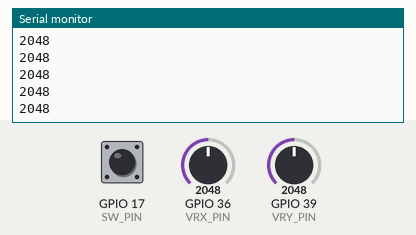
Bench run of a sketch on a simulated ESP32. On the bench: the last lines printed to the serial monitor. Inputs (shaded band) come from the test bench; at power-on: GPIO 17 (SW_PIN) HIGH, GPIO 39 (VRY_PIN) = 2048, GPIO 36 (VRX_PIN) = 2048.

Above: at 1.2 s.
1.3 s: GPIO 17 (SW_PIN) pulled LOW for 0.15 s
3.0 s: GPIO 39 (VRY_PIN) set to 2866
At 3.9 s:
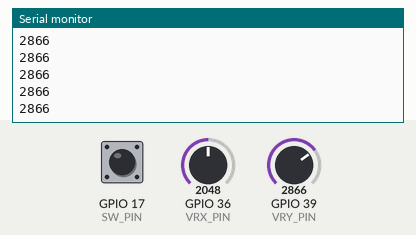
4.5 s: GPIO 17 (SW_PIN) pulled LOW for 1 s
7.0 s: GPIO 39 (VRY_PIN) set to 3603
At 8.0 s:
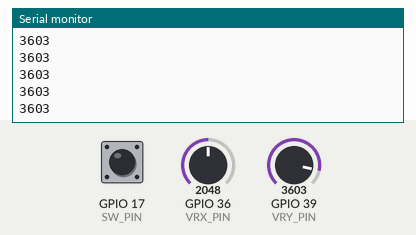
Timing chart, 0 to 9.5 s (numbered marks = the images above; inputs shaded):
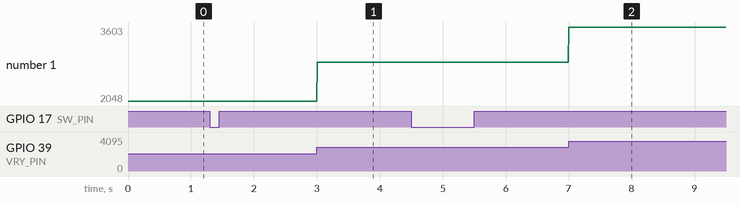

Measured:
- after the input at 3.0 s, the serial monitor: prints a new line at once (image 1)
- after the input at 7.0 s, the serial monitor: prints a new line at once (image 2)
- plotted number 1: 2048 → 2866 after the input at 3.0 s, 2866 → 3603 after the input at 7.0 s

The sketch:

joystick_con_boton.ino
```cpp
/*
 * This ESP32 code is created by esp32io.com
 *
 * This ESP32 code is released in the public domain
 *
 * For more detail (instruction and wiring diagram), visit https://esp32io.com/tutorials/esp32-joystick
 */

#include <ezButton.h>

#define VRX_PIN  36 // ESP32 pin GPIO36 (ADC0) connected to VRX pin
#define VRY_PIN  39 // ESP32 pin GPIO39 (ADC0) connected to VRY pin
#define SW_PIN   17 // ESP32 pin GPIO17 connected to SW  pin

ezButton button(SW_PIN);

int valueX = 0; // to store the X-axis value
int valueY = 0; // to store the Y-axis value
int bValue = 0; // To store value of the button

void setup() {
  Serial.begin(9600) ;
  button.setDebounceTime(50); // set debounce time to 50 milliseconds
}

void loop() {
  button.loop(); // MUST call the loop() function first

  // read X and Y analog values
  valueX = analogRead(VRX_PIN);
  valueY = analogRead(VRY_PIN);

  // Read the button value
  bValue = button.getState();

  if (button.isPressed()) {
    Serial.println("The button is pressed");
    // TODO do something here
  }

  if (button.isReleased()) {
    Serial.println("The button is released");
    // TODO do something here
  }

  // print data to Serial Monitor on Arduino IDE
  Serial.println(valueY);

}
```
